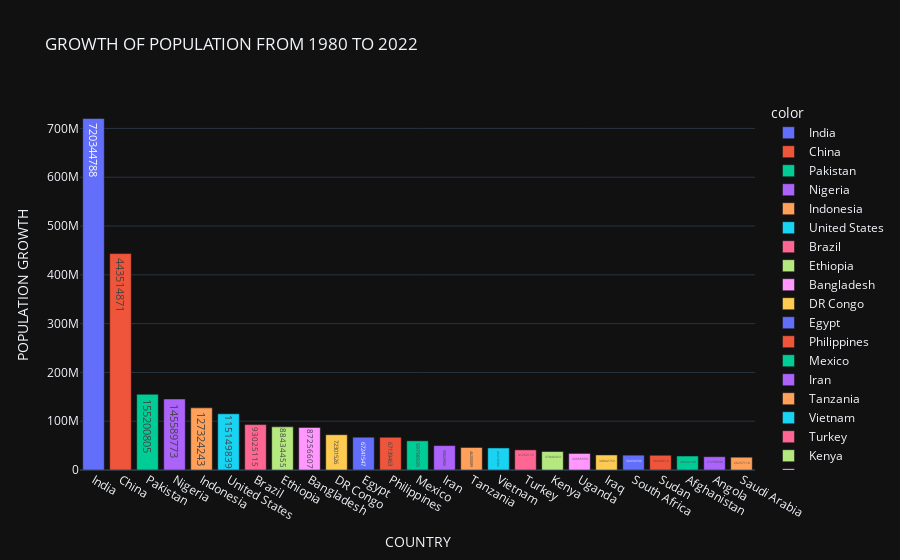

Notebook code cell kept with this figure:
### Code cell
fig=px.bar(x=GROWTH.index,
       y=GROWTH.values,
       color=GROWTH.index,
       text=GROWTH.values,
       title='GROWTH OF POPULATION FROM 1980 TO 2022',
       template='plotly_dark')
fig.update_layout(xaxis_title='COUNTRY',
                 yaxis_title='POPULATION GROWTH')
fig.show()

### Figure 1 — Plotly figure (JSON) as saved in the notebook; plotly's stock layout.template omitted (floating-point values rounded to 4 significant figures)
{"data": [{"alignmentgroup": "True", "hovertemplate": "color=India<br>x=%{x}<br>y=%{y}<br>text=%{text}<extra></extra>", "legendgroup": "India", "marker": {"color": "#636efa", "pattern": {"shape": ""}}, "name": "India", "offsetgroup": "India", "orientation": "v", "showlegend": true, "text": [720344788], "textposition": "auto", "type": "bar", "x": ["India"], "xaxis": "x", "y": [720344788], "yaxis": "y"}, {"alignmentgroup": "True", "hovertemplate": "color=China<br>x=%{x}<br>y=%{y}<br>text=%{text}<extra></extra>", "legendgroup": "China", "marker": {"color": "#EF553B", "pattern": {"shape": ""}}, "name": "China", "offsetgroup": "China", "orientation": "v", "showlegend": true, "text": [443514871], "textposition": "auto", "type": "bar", "x": ["China"], "xaxis": "x", "y": [443514871], "yaxis": "y"}, {"alignmentgroup": "True", "hovertemplate": "color=Pakistan<br>x=%{x}<br>y=%{y}<br>text=%{text}<extra></extra>", "legendgroup": "Pakistan", "marker": {"color": "#00cc96", "pattern": {"shape": ""}}, "name": "Pakistan", "offsetgroup": "Pakistan", "orientation": "v", "showlegend": true, "text": [155200805], "textposition": "auto", "type": "bar", "x": ["Pakistan"], "xaxis": "x", "y": [155200805], "yaxis": "y"}, {"alignmentgroup": "True", "hovertemplate": "color=Nigeria<br>x=%{x}<br>y=%{y}<br>text=%{text}<extra></extra>", "legendgroup": "Nigeria", "marker": {"color": "#ab63fa", "pattern": {"shape": ""}}, "name": "Nigeria", "offsetgroup": "Nigeria", "orientation": "v", "showlegend": true, "text": [145589773], "textposition": "auto", "type": "bar", "x": ["Nigeria"], "xaxis": "x", "y": [145589773], "yaxis": "y"}, {"alignmentgroup": "True", "hovertemplate": "color=Indonesia<br>x=%{x}<br>y=%{y}<br>text=%{text}<extra></extra>", "legendgroup": "Indonesia", "marker": {"color": "#FFA15A", "pattern": {"shape": ""}}, "name": "Indonesia", "offsetgroup": "Indonesia", "orientation": "v", "showlegend": true, "text": [127324243], "textposition": "auto", "type": "bar", "x": ["Indonesia"], "xaxis": "x", "y": [127324243], "yaxis": "y"}, {"alignmentgroup": "True", "hovertemplate": "color=United States<br>x=%{x}<br>y=%{y}<br>text=%{text}<extra></extra>", "legendgroup": "United States", "marker": {"color": "#19d3f3", "pattern": {"shape": ""}}, "name": "United States", "offsetgroup": "United States", "orientation": "v", "showlegend": true, "text": [115149839], "textposition": "auto", "type": "bar", "x": ["United States"], "xaxis": "x", "y": [115149839], "yaxis": "y"}, {"alignmentgroup": "True", "hovertemplate": "color=Brazil<br>x=%{x}<br>y=%{y}<br>text=%{text}<extra></extra>", "legendgroup": "Brazil", "marker": {"color": "#FF6692", "pattern": {"shape": ""}}, "name": "Brazil", "offsetgroup": "Brazil", "orientation": "v", "showlegend": true, "text": [93025115], "textposition": "auto", "type": "bar", "x": ["Brazil"], "xaxis": "x", "y": [93025115], "yaxis": "y"}, {"alignmentgroup": "True", "hovertemplate": "color=Ethiopia<br>x=%{x}<br>y=%{y}<br>text=%{text}<extra></extra>", "legendgroup": "Ethiopia", "marker": {"color": "#B6E880", "pattern": {"shape": ""}}, "name": "Ethiopia", "offsetgroup": "Ethiopia", "orientation": "v", "showlegend": true, "text": [88434455], "textposition": "auto", "type": "bar", "x": ["Ethiopia"], "xaxis": "x", "y": [88434455], "yaxis": "y"}, {"alignmentgroup": "True", "hovertemplate": "color=Bangladesh<br>x=%{x}<br>y=%{y}<br>text=%{text}<extra></extra>", "legendgroup": "Bangladesh", "marker": {"color": "#FF97FF", "pattern": {"shape": ""}}, "name": "Bangladesh", "offsetgroup": "Bangladesh", "orientation": "v", "showlegend": true, "text": [87256607], "textposition": "auto", "type": "bar", "x": ["Bangladesh"], "xaxis": "x", "y": [87256607], "yaxis": "y"}, {"alignmentgroup": "True", "hovertemplate": "color=DR Congo<br>x=%{x}<br>y=%{y}<br>text=%{text}<extra></extra>", "legendgroup": "DR Congo", "marker": {"color": "#FECB52", "pattern": {"shape": ""}}, "name": "DR Congo", "offsetgroup": "DR Congo", "orientation": "v", "showlegend": true, "text": [72301526], "textposition": "auto", "type": "bar", "x": ["DR Congo"], "xaxis": "x", "y": [72301526], "yaxis": "y"}, {"alignmentgroup": "True", "hovertemplate": "color=Egypt<br>x=%{x}<br>y=%{y}<br>text=%{text}<extra></extra>", "legendgroup": "Egypt", "marker": {"color": "#636efa", "pattern": {"shape": ""}}, "name": "Egypt", "offsetgroup": "Egypt", "orientation": "v", "showlegend": true, "text": [67241547], "textposition": "auto", "type": "bar", "x": ["Egypt"], "xaxis": "x", "y": [67241547], "yaxis": "y"}, {"alignmentgroup": "True", "hovertemplate": "color=Philippines<br>x=%{x}<br>y=%{y}<br>text=%{text}<extra></extra>", "legendgroup": "Philippines", "marker": {"color": "#EF553B", "pattern": {"shape": ""}}, "name": "Philippines", "offsetgroup": "Philippines", "orientation": "v", "showlegend": true, "text": [67139463], "textposition": "auto", "type": "bar", "x": ["Philippines"], "xaxis": "x", "y": [67139463], "yaxis": "y"}, {"alignmentgroup": "True", "hovertemplate": "color=Mexico<br>x=%{x}<br>y=%{y}<br>text=%{text}<extra></extra>", "legendgroup": "Mexico", "marker": {"color": "#00cc96", "pattern": {"shape": ""}}, "name": "Mexico", "offsetgroup": "Mexico", "orientation": "v", "showlegend": true, "text": [59798939], "textposition": "auto", "type": "bar", "x": ["Mexico"], "xaxis": "x", "y": [59798939], "yaxis": "y"}, {"alignmentgroup": "True", "hovertemplate": "color=Iran<br>x=%{x}<br>y=%{y}<br>text=%{text}<extra></extra>", "legendgroup": "Iran", "marker": {"color": "#ab63fa", "pattern": {"shape": ""}}, "name": "Iran", "offsetgroup": "Iran", "orientation": "v", "showlegend": true, "text": [50029906], "textposition": "auto", "type": "bar", "x": ["Iran"], "xaxis": "x", "y": [50029906], "yaxis": "y"}, {"alignmentgroup": "True", "hovertemplate": "color=Tanzania<br>x=%{x}<br>y=%{y}<br>text=%{text}<extra></extra>", "legendgroup": "Tanzania", "marker": {"color": "#FFA15A", "pattern": {"shape": ""}}, "name": "Tanzania", "offsetgroup": "Tanzania", "orientation": "v", "showlegend": true, "text": [46200089], "textposition": "auto", "type": "bar", "x": ["Tanzania"], "xaxis": "x", "y": [46200089], "yaxis": "y"}, {"alignmentgroup": "True", "hovertemplate": "color=Vietnam<br>x=%{x}<br>y=%{y}<br>text=%{text}<extra></extra>", "legendgroup": "Vietnam", "marker": {"color": "#19d3f3", "pattern": {"shape": ""}}, "name": "Vietnam", "offsetgroup": "Vietnam", "orientation": "v", "showlegend": true, "text": [45218586], "textposition": "auto", "type": "bar", "x": ["Vietnam"], "xaxis": "x", "y": [45218586], "yaxis": "y"}, {"alignmentgroup": "True", "hovertemplate": "color=Turkey<br>x=%{x}<br>y=%{y}<br>text=%{text}<extra></extra>", "legendgroup": "Turkey", "marker": {"color": "#FF6692", "pattern": {"shape": ""}}, "name": "Turkey", "offsetgroup": "Turkey", "orientation": "v", "showlegend": true, "text": [41252172], "textposition": "auto", "type": "bar", "x": ["Turkey"], "xaxis": "x", "y": [41252172], "yaxis": "y"}, {"alignmentgroup": "True", "hovertemplate": "color=Kenya<br>x=%{x}<br>y=%{y}<br>text=%{text}<extra></extra>", "legendgroup": "Kenya", "marker": {"color": "#B6E880", "pattern": {"shape": ""}}, "name": "Kenya", "offsetgroup": "Kenya", "orientation": "v", "showlegend": true, "text": [37840363], "textposition": "auto", "type": "bar", "x": ["Kenya"], "xaxis": "x", "y": [37840363], "yaxis": "y"}, {"alignmentgroup": "True", "hovertemplate": "color=Uganda<br>x=%{x}<br>y=%{y}<br>text=%{text}<extra></extra>", "legendgroup": "Uganda", "marker": {"color": "#FF97FF", "pattern": {"shape": ""}}, "name": "Uganda", "offsetgroup": "Uganda", "orientation": "v", "showlegend": true, "text": [33965559], "textposition": "auto", "type": "bar", "x": ["Uganda"], "xaxis": "x", "y": [33965559], "yaxis": "y"}, {"alignmentgroup": "True", "hovertemplate": "color=Iraq<br>x=%{x}<br>y=%{y}<br>text=%{text}<extra></extra>", "legendgroup": "Iraq", "marker": {"color": "#FECB52", "pattern": {"shape": ""}}, "name": "Iraq", "offsetgroup": "Iraq", "orientation": "v", "showlegend": true, "text": [30842753], "textposition": "auto", "type": "bar", "x": ["Iraq"], "xaxis": "x", "y": [30842753], "yaxis": "y"}, {"alignmentgroup": "True", "hovertemplate": "color=South Africa<br>x=%{x}<br>y=%{y}<br>text=%{text}<extra></extra>", "legendgroup": "South Africa", "marker": {"color": "#636efa", "pattern": {"shape": ""}}, "name": "South Africa", "offsetgroup": "South Africa", "orientation": "v", "showlegend": true, "text": [30430336], "textposition": "auto", "type": "bar", "x": ["South Africa"], "xaxis": "x", "y": [30430336], "yaxis": "y"}, {"alignmentgroup": "True", "hovertemplate": "color=Sudan<br>x=%{x}<br>y=%{y}<br>text=%{text}<extra></extra>", "legendgroup": "Sudan", "marker": {"color": "#EF553B", "pattern": {"shape": ""}}, "name": "Sudan", "offsetgroup": "Sudan", "orientation": "v", "showlegend": true, "text": [30200618], "textposition": "auto", "type": "bar", "x": ["Sudan"], "xaxis": "x", "y": [30200618], "yaxis": "y"}, {"alignmentgroup": "True", "hovertemplate": "color=Afghanistan<br>x=%{x}<br>y=%{y}<br>text=%{text}<extra></extra>", "legendgroup": "Afghanistan", "marker": {"color": "#00cc96", "pattern": {"shape": ""}}, "name": "Afghanistan", "offsetgroup": "Afghanistan", "orientation": "v", "showlegend": true, "text": [28642140], "textposition": "auto", "type": "bar", "x": ["Afghanistan"], "xaxis": "x", "y": [28642140], "yaxis": "y"}, {"alignmentgroup": "True", "hovertemplate": "color=Angola<br>x=%{x}<br>y=%{y}<br>text=%{text}<extra></extra>", "legendgroup": "Angola", "marker": {"color": "#ab63fa", "pattern": {"shape": ""}}, "name": "Angola", "offsetgroup": "Angola", "orientation": "v", "showlegend": true, "text": [27258940], "textposition": "auto", "type": "bar", "x": ["Angola"], "xaxis": "x", "y": [27258940], "yaxis": "y"}, {"alignmentgroup": "True", "hovertemplate": "color=Saudi Arabia<br>x=%{x}<br>y=%{y}<br>text=%{text}<extra></extra>", "legendgroup": "Saudi Arabia", "marker": {"color": "#FFA15A", "pattern": {"shape": ""}}, "name": "Saudi Arabia", "offsetgroup": "Saudi Arabia", "orientation": "v", "showlegend": true, "text": [26237110], "textposition": "auto", "type": "bar", "x": ["Saudi Arabia"], "xaxis": "x", "y": [26237110], "yaxis": "y"}], "layout": {"barmode": "relative", "legend": {"title": {"text": "color"}, "tracegroupgap": 0}, "title": {"text": "GROWTH OF POPULATION FROM 1980 TO 2022"}, "xaxis": {"anchor": "y", "domain": [0, 1], "title": {"text": "COUNTRY"}}, "yaxis": {"anchor": "x", "domain": [0, 1], "title": {"text": "POPULATION GROWTH"}}}}
